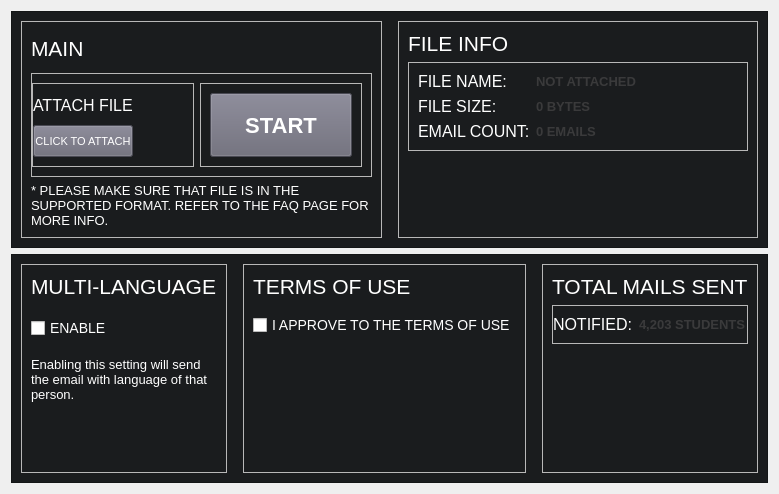
         <widget class="QWidget" name="page">
          <layout class="QVBoxLayout" name="verticalLayout_3">
           <item>
            <widget class="QFrame" name="frame_2">
             <property name="styleSheet">
              <string notr="true">#frame_2
{
	background-color: #1a1c1e;
}</string>
             </property>
             <property name="frameShape">
              <enum>QFrame::StyledPanel</enum>
             </property>
             <property name="frameShadow">
              <enum>QFrame::Raised</enum>
             </property>
             <layout class="QHBoxLayout" name="horizontalLayout_4">
              <property name="spacing">
               <number>16</number>
              </property>
              <item>
               <widget class="QFrame" name="frame_7">
                <property name="minimumSize">
                 <size>
                  <width>330</width>
                  <height>0</height>
                 </size>
                </property>
                <property name="maximumSize">
                 <size>
                  <width>16777215</width>
                  <height>16777215</height>
                 </size>
                </property>
                <property name="frameShape">
                 <enum>QFrame::StyledPanel</enum>
                </property>
                <property name="frameShadow">
                 <enum>QFrame::Plain</enum>
                </property>
                <layout class="QVBoxLayout" name="verticalLayout_4">
                 <item>
                  <widget class="QLabel" name="label_3">
                   <property name="text">
                    <string>&lt;html&gt;&lt;head/&gt;&lt;body&gt;&lt;p&gt;&lt;span style=&quot; font-size:16pt; color:#ffffff;&quot;&gt;MAIN&lt;/span&gt;&lt;/p&gt;&lt;/body&gt;&lt;/html&gt;</string>
                   </property>
                  </widget>
                 </item>
                 <item>
                  <widget class="QFrame" name="frame_10">
                   <property name="frameShape">
                    <enum>QFrame::StyledPanel</enum>
                   </property>
                   <property name="frameShadow">
                    <enum>QFrame::Raised</enum>
                   </property>
                   <layout class="QHBoxLayout" name="horizontalLayout_6">
                    <property name="leftMargin">
                     <number>0</number>
                    </property>
                    <item>
                     <widget class="QFrame" name="frame_11">
                      <property name="frameShape">
                       <enum>QFrame::StyledPanel</enum>
                      </property>
                      <property name="frameShadow">
                       <enum>QFrame::Raised</enum>
                      </property>
                      <layout class="QVBoxLayout" name="verticalLayout_5">
                       <property name="leftMargin">
                        <number>0</number>
                       </property>
                       <item>
                        <widget class="QLabel" name="label_5">
                         <property name="minimumSize">
                          <size>
                           <width>100</width>
                           <height>0</height>
                          </size>
                         </property>
                         <property name="maximumSize">
                          <size>
                           <width>100</width>
                           <height>16777215</height>
                          </size>
                         </property>
                         <property name="text">
                          <string>&lt;html&gt;&lt;head/&gt;&lt;body&gt;&lt;p&gt;&lt;span style=&quot; font-size:12pt; color:#ffffff;&quot;&gt;ATTACH FILE&lt;/span&gt;&lt;/p&gt;&lt;/body&gt;&lt;/html&gt;</string>
                         </property>
                        </widget>
                       </item>
                       <item>
                        <widget class="QPushButton" name="attachButton">
                         <property name="minimumSize">
                          <size>
                           <width>100</width>
                           <height>32</height>
                          </size>
                         </property>
                         <property name="maximumSize">
                          <size>
                           <width>100</width>
                           <height>16777215</height>
                          </size>
                         </property>
                         <property name="styleSheet">
                          <string notr="true">
#attachButton {	
	color: #FFFFFF;
	font-size:11px;
	background-color: #686775;
}
#attachButton:hover {
	background-color: rgb(52, 59, 72);
}
#attachButton:pressed {	
	background-color: rgb(85, 170, 255);
}</string>
                         </property>
                         <property name="text">
                          <string>CLICK TO ATTACH</string>
                         </property>
                        </widget>
                       </item>
                      </layout>
                     </widget>
                    </item>
                    <item>
                     <widget class="QFrame" name="frame_12">
                      <property name="frameShape">
                       <enum>QFrame::StyledPanel</enum>
                      </property>
                      <property name="frameShadow">
                       <enum>QFrame::Raised</enum>
                      </property>
                      <layout class="QVBoxLayout" name="verticalLayout_6">
                       <item>
                        <widget class="QPushButton" name="startButton">
                         <property name="minimumSize">
                          <size>
                           <width>64</width>
                           <height>64</height>
                          </size>
                         </property>
                         <property name="styleSheet">
                          <string notr="true">
#startButton {	
	color: #FFFFFF;
	font-size:22px;
	font-weight: bold;
	background-color: #686775;
	
}
#startButton:hover {
	background-color: rgb(52, 59, 72);
}
#startButton:pressed {	
	background-color: rgb(85, 170, 255);
}</string>
                         </property>
                         <property name="text">
                          <string>START</string>
                         </property>
                        </widget>
                       </item>
                      </layout>
                     </widget>
                    </item>
                   </layout>
                  </widget>
                 </item>
                 <item>
                  <widget class="QLabel" name="label_4">
                   <property name="text">
                    <string>&lt;html&gt;&lt;head/&gt;&lt;body&gt;&lt;p&gt;&lt;span style=&quot; font-size:10pt; color:#ffffff;&quot;&gt;* PLEASE MAKE SURE THAT FILE IS IN THE SUPPORTED FORMAT. REFER TO THE FAQ PAGE FOR MORE INFO.&lt;/span&gt;&lt;/p&gt;&lt;/body&gt;&lt;/html&gt;</string>
                   </property>
                   <property name="wordWrap">
                    <bool>true</bool>
                   </property>
                  </widget>
                 </item>
                </layout>
               </widget>
              </item>
              <item>
               <widget class="QFrame" name="frame_8">
                <property name="sizePolicy">
                 <sizepolicy hsizetype="Preferred" vsizetype="Preferred">
                  <horstretch>0</horstretch>
                  <verstretch>0</verstretch>
                 </sizepolicy>
                </property>
                <property name="frameShape">
                 <enum>QFrame::StyledPanel</enum>
                </property>
                <property name="frameShadow">
                 <enum>QFrame::Sunken</enum>
                </property>
                <layout class="QVBoxLayout" name="verticalLayout_7">
                 <item>
                  <widget class="QLabel" name="label_6">
                   <property name="minimumSize">
                    <size>
                     <width>330</width>
                     <height>0</height>
                    </size>
                   </property>
                   <property name="text">
                    <string>&lt;html&gt;&lt;head/&gt;&lt;body&gt;&lt;p&gt;&lt;span style=&quot; font-size:16pt; color:#ffffff;&quot;&gt;FILE INFO&lt;/span&gt;&lt;/p&gt;&lt;/body&gt;&lt;/html&gt;</string>
                   </property>
                  </widget>
                 </item>
                 <item>
                  <widget class="QFrame" name="frame_13">
                   <property name="frameShape">
                    <enum>QFrame::StyledPanel</enum>
                   </property>
                   <property name="frameShadow">
                    <enum>QFrame::Raised</enum>
                   </property>
                   <layout class="QFormLayout" name="formLayout">
                    <item row="0" column="0">
                     <widget class="QLabel" name="label_7">
                      <property name="text">
                       <string>&lt;html&gt;&lt;head/&gt;&lt;body&gt;&lt;p&gt;&lt;span style=&quot; font-size:12pt; color:#ffffff;&quot;&gt;FILE NAME:&lt;/span&gt;&lt;/p&gt;&lt;/body&gt;&lt;/html&gt;</string>
                      </property>
                     </widget>
                    </item>
                    <item row="0" column="1">
                     <widget class="QLabel" name="fIleNamelabel">
                      <property name="text">
                       <string>&lt;html&gt;&lt;head/&gt;&lt;body&gt;&lt;p&gt;&lt;span style=&quot; font-size:10pt; font-weight:600; color:#3a3a3b;&quot;&gt;NOT ATTACHED&lt;/span&gt;&lt;/p&gt;&lt;/body&gt;&lt;/html&gt;</string>
                      </property>
                     </widget>
                    </item>
                    <item row="1" column="0">
                     <widget class="QLabel" name="label_9">
                      <property name="text">
                       <string>&lt;html&gt;&lt;head/&gt;&lt;body&gt;&lt;p&gt;&lt;span style=&quot; font-size:12pt; color:#ffffff;&quot;&gt;FILE SIZE:&lt;/span&gt;&lt;/p&gt;&lt;/body&gt;&lt;/html&gt;</string>
                      </property>
                     </widget>
                    </item>
                    <item row="1" column="1">
                     <widget class="QLabel" name="fIleSizelabel">
                      <property name="text">
                       <string>&lt;html&gt;&lt;head/&gt;&lt;body&gt;&lt;p&gt;&lt;span style=&quot; font-size:10pt; font-weight:600; color:#3a3a3b;&quot;&gt;0 BYTES&lt;/span&gt;&lt;/p&gt;&lt;/body&gt;&lt;/html&gt;</string>
                      </property>
                     </widget>
                    </item>
                    <item row="2" column="0">
                     <widget class="QLabel" name="label_11">
                      <property name="text">
                       <string>&lt;html&gt;&lt;head/&gt;&lt;body&gt;&lt;p&gt;&lt;span style=&quot; font-size:12pt; color:#ffffff;&quot;&gt;EMAIL COUNT:&lt;/span&gt;&lt;/p&gt;&lt;/body&gt;&lt;/html&gt;</string>
                      </property>
                     </widget>
                    </item>
                    <item row="2" column="1">
                     <widget class="QLabel" name="EmailCountlabel">
                      <property name="text">
                       <string>&lt;html&gt;&lt;head/&gt;&lt;body&gt;&lt;p&gt;&lt;span style=&quot; font-size:10pt; font-weight:600; color:#3a3a3b;&quot;&gt;0 EMAILS&lt;/span&gt;&lt;/p&gt;&lt;/body&gt;&lt;/html&gt;</string>
                      </property>
                     </widget>
                    </item>
                   </layout>
                  </widget>
                 </item>
                 <item>
                  <spacer name="verticalSpacer_5">
                   <property name="orientation">
                    <enum>Qt::Vertical</enum>
                   </property>
                   <property name="sizeType">
                    <enum>QSizePolicy::MinimumExpanding</enum>
                   </property>
                   <property name="sizeHint" stdset="0">
                    <size>
                     <width>20</width>
                     <height>77</height>
                    </size>
                   </property>
                  </spacer>
                 </item>
                </layout>
               </widget>
              </item>
             </layout>
            </widget>
           </item>
           <item>
            <widget class="QFrame" name="frame_3">
             <property name="styleSheet">
              <string notr="true">#frame_3
{
	background-color: #1a1c1e;
}</string>
             </property>
             <property name="frameShape">
              <enum>QFrame::StyledPanel</enum>
             </property>
             <property name="frameShadow">
              <enum>QFrame::Raised</enum>
             </property>
             <layout class="QHBoxLayout" name="horizontalLayout_5">
              <property name="spacing">
               <number>16</number>
              </property>
              <item>
               <widget class="QFrame" name="frame_4">
                <property name="frameShape">
                 <enum>QFrame::StyledPanel</enum>
                </property>
                <property name="frameShadow">
                 <enum>QFrame::Sunken</enum>
                </property>
                <layout class="QVBoxLayout" name="verticalLayout_8">
                 <property name="spacing">
                  <number>18</number>
                 </property>
                 <item>
                  <widget class="QLabel" name="label_8">
                   <property name="text">
                    <string>&lt;html&gt;&lt;head/&gt;&lt;body&gt;&lt;p&gt;&lt;span style=&quot; font-size:16pt; color:#ffffff;&quot;&gt;MULTI-LANGUAGE&lt;/span&gt;&lt;/p&gt;&lt;/body&gt;&lt;/html&gt;</string>
                   </property>
                  </widget>
                 </item>
                 <item>
                  <widget class="QCheckBox" name="checkBox">
                   <property name="styleSheet">
                    <string notr="true">#checkBox
{
	color: #FFFFFF;
	font-size: 14px;
}</string>
                   </property>
                   <property name="text">
                    <string>ENABLE</string>
                   </property>
                  </widget>
                 </item>
                 <item>
                  <widget class="QLabel" name="label_12">
                   <property name="text">
                    <string>&lt;html&gt;&lt;head/&gt;&lt;body&gt;&lt;p&gt;&lt;span style=&quot; font-size:10pt; color:#ffffff;&quot;&gt;Enabling this setting will send the email with language of that person.&lt;/span&gt;&lt;/p&gt;&lt;/body&gt;&lt;/html&gt;</string>
                   </property>
                   <property name="wordWrap">
                    <bool>true</bool>
                   </property>
                  </widget>
                 </item>
                 <item>
                  <spacer name="verticalSpacer_3">
                   <property name="orientation">
                    <enum>Qt::Vertical</enum>
                   </property>
                   <property name="sizeType">
                    <enum>QSizePolicy::MinimumExpanding</enum>
                   </property>
                   <property name="sizeHint" stdset="0">
                    <size>
                     <width>20</width>
                     <height>55</height>
                    </size>
                   </property>
                  </spacer>
                 </item>
                </layout>
               </widget>
              </item>
              <item>
               <widget class="QFrame" name="frame_5">
                <property name="frameShape">
                 <enum>QFrame::StyledPanel</enum>
                </property>
                <property name="frameShadow">
                 <enum>QFrame::Sunken</enum>
                </property>
                <layout class="QVBoxLayout" name="verticalLayout_9">
                 <property name="spacing">
                  <number>15</number>
                 </property>
                 <item>
                  <widget class="QLabel" name="label_10">
                   <property name="text">
                    <string>&lt;html&gt;&lt;head/&gt;&lt;body&gt;&lt;p&gt;&lt;span style=&quot; font-size:16pt; color:#ffffff;&quot;&gt;TERMS OF USE&lt;/span&gt;&lt;/p&gt;&lt;/body&gt;&lt;/html&gt;</string>
                   </property>
                  </widget>
                 </item>
                 <item>
                  <widget class="QCheckBox" name="checkBox_2">
                   <property name="styleSheet">
                    <string notr="true">#checkBox_2
{
	color: #FFFFFF;
	font-size: 14px;
}</string>
                   </property>
                   <property name="text">
                    <string>I APPROVE TO THE TERMS OF USE</string>
                   </property>
                  </widget>
                 </item>
                 <item>
                  <spacer name="verticalSpacer_2">
                   <property name="orientation">
                    <enum>Qt::Vertical</enum>
                   </property>
                   <property name="sizeType">
                    <enum>QSizePolicy::MinimumExpanding</enum>
                   </property>
                   <property name="sizeHint" stdset="0">
                    <size>
                     <width>20</width>
                     <height>127</height>
                    </size>
                   </property>
                  </spacer>
                 </item>
                </layout>
               </widget>
              </item>
              <item>
               <widget class="QFrame" name="frame_6">
                <property name="frameShape">
                 <enum>QFrame::StyledPanel</enum>
                </property>
                <property name="frameShadow">
                 <enum>QFrame::Sunken</enum>
                </property>
                <layout class="QVBoxLayout" name="verticalLayout_10">
                 <item>
                  <widget class="QLabel" name="label_13">
                   <property name="text">
                    <string>&lt;html&gt;&lt;head/&gt;&lt;body&gt;&lt;p&gt;&lt;span style=&quot; font-size:16pt; color:#ffffff;&quot;&gt;TOTAL MAILS SENT&lt;/span&gt;&lt;/p&gt;&lt;/body&gt;&lt;/html&gt;</string>
                   </property>
                  </widget>
                 </item>
                 <item>
                  <widget class="QFrame" name="frame_14">
                   <property name="frameShape">
                    <enum>QFrame::StyledPanel</enum>
                   </property>
                   <property name="frameShadow">
                    <enum>QFrame::Raised</enum>
                   </property>
                   <layout class="QFormLayout" name="formLayout_2">
                    <property name="leftMargin">
                     <number>0</number>
                    </property>
                    <property name="rightMargin">
                     <number>0</number>
                    </property>
                    <item row="0" column="0">
                     <widget class="QLabel" name="label_14">
                      <property name="text">
                       <string>&lt;html&gt;&lt;head/&gt;&lt;body&gt;&lt;p&gt;&lt;span style=&quot; font-size:12pt; color:#ffffff;&quot;&gt;NOTIFIED:&lt;/span&gt;&lt;/p&gt;&lt;/body&gt;&lt;/html&gt;</string>
                      </property>
                     </widget>
                    </item>
                    <item row="0" column="1">
                     <widget class="QLabel" name="fIleNamelabel_2">
                      <property name="text">
                       <string>&lt;html&gt;&lt;head/&gt;&lt;body&gt;&lt;p&gt;&lt;span style=&quot; font-size:10pt; font-weight:600; color:#3a3a3b;&quot;&gt;4,203 STUDENTS&lt;/span&gt;&lt;/p&gt;&lt;/body&gt;&lt;/html&gt;</string>
                      </property>
                     </widget>
                    </item>
                   </layout>
                  </widget>
                 </item>
                 <item>
                  <spacer name="verticalSpacer_4">
                   <property name="orientation">
                    <enum>Qt::Vertical</enum>
                   </property>
                   <property name="sizeHint" stdset="0">
                    <size>
                     <width>20</width>
                     <height>40</height>
                    </size>
                   </property>
                  </spacer>
                 </item>
                </layout>
               </widget>
              </item>
             </layout>
            </widget>
           </item>
          </layout>
         </widget>
